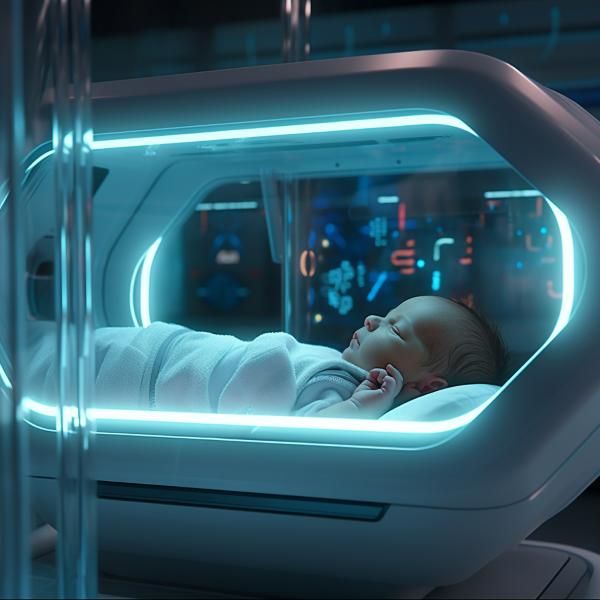
#> input picture video/assets/kuvoz.jpg, 600 x 600 px
$ python prep.py
#> lines starting #> are read from the running program, lines starting #| are printed output that depends on the picture
"""Fotoğrafları hazırlar: büyütme + 2.5D paralaks için elle tasarlanmış derinlik haritaları."""
import numpy as np
from PIL import Image, ImageFilter, ImageEnhance

def up(src, dst, size):
    im = Image.open(src).convert("RGB").resize((size, size), Image.LANCZOS)
    im = im.filter(ImageFilter.UnsharpMask(radius=2, percent=60, threshold=2))
    im.save(dst, quality=95)

def grid(n):
    y, x = np.mgrid[0:n, 0:n] / (n - 1.0)
    return x, y

def save_depth(d, path, blur):
    d = np.clip(d, 0, 1)
    Image.fromarray((d * 255).astype(np.uint8)).filter(ImageFilter.GaussianBlur(blur)).save(path)

N = 512
up("assets/kuvoz.jpg", "assets/kuvoz_hd.jpg", 1600)
up("assets/sehir_gece.jpg", "assets/sehir_gece_hd.jpg", 2048)
#> call 2 of up, with src = 'assets/sehir_gece.jpg', dst = 'assets/sehir_gece_hd.jpg', size = 2048
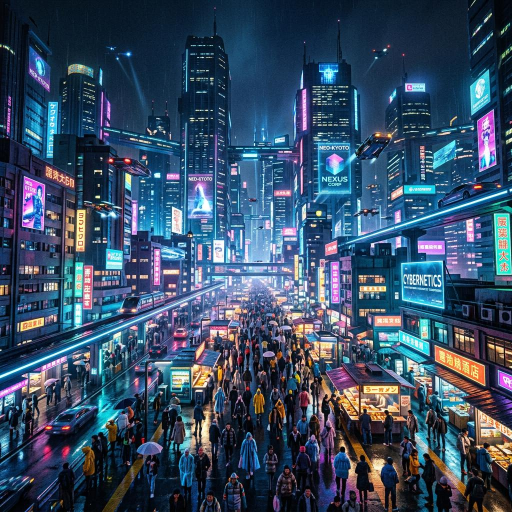
#> input picture video/assets/sehir_gece.jpg, 1024 x 1024 px (shown at 1/2 size)
#> in up (call 2), `im = Image.open(src).convert("RGB").resize((size, size), Image.LANCZOS)`:
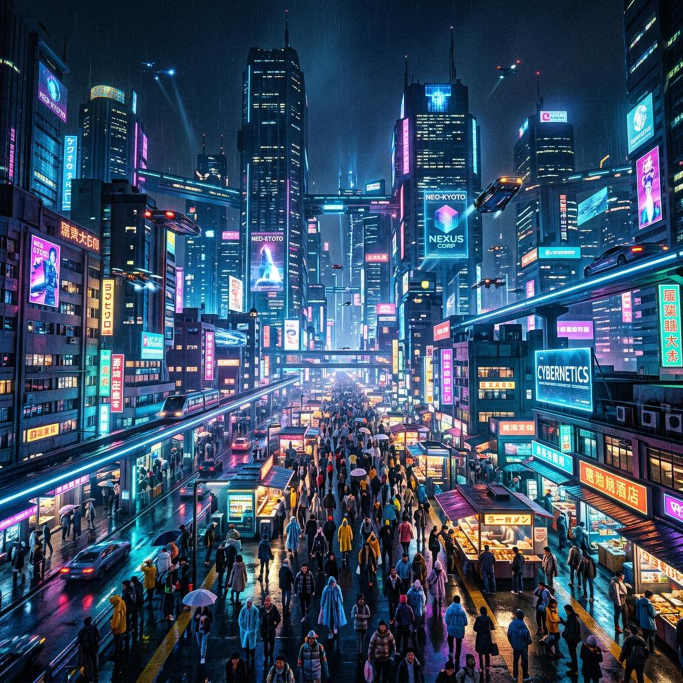
#> im: PIL image 2048x2048 RGB (shown at 1/3 size); mean R, G, B 55.3, 76.1, 100
up("assets/sehir_gunbatimi.jpg", "assets/sehir_gunbatimi_hd.jpg", 2048)
#> call 3 of up, with src = 'assets/sehir_gunbatimi.jpg', dst = 'assets/sehir_gunbatimi_hd.jpg', size = 2048
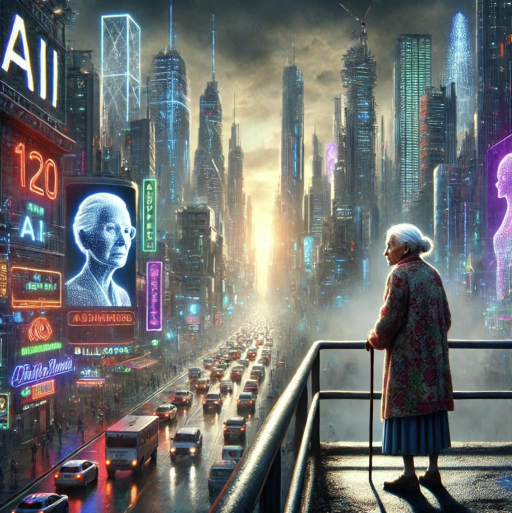
#> input picture video/assets/sehir_gunbatimi.jpg, 1024 x 1026 px (shown at 1/2 size)
#> in up (call 3), `im = Image.open(src).convert("RGB").resize((size, size), Image.LANCZOS)`:
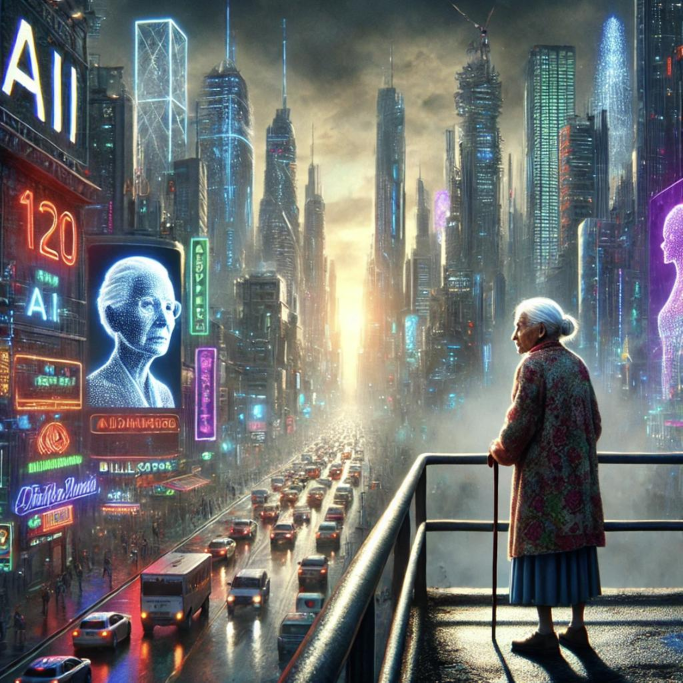
#> im: PIL image 2048x2048 RGB (shown at 1/3 size); mean R, G, B 109.1, 111.2, 111.1

# Küvöz: bebek/kapsül öne, arka plan geride, sol cam kolon en önde
x, y = grid(N)
d = 0.25 + 0.55 * np.exp(-(((x - 0.6) ** 2) / 0.09 + ((y - 0.62) ** 2) / 0.05))
d = np.maximum(d, 0.35 + 0.35 * np.clip((y - 0.45) * 2, 0, 1))      # kapsül gövdesi
d = np.maximum(d, 0.95 * (x < 0.1))                                  # ön cam kolon
save_depth(d, "assets/kuvoz_depth.png", 18)
#> in save_depth, `Image.fromarray((d * 255).astype(np.uint8)).filter(ImageFilter.Gaussia..`:
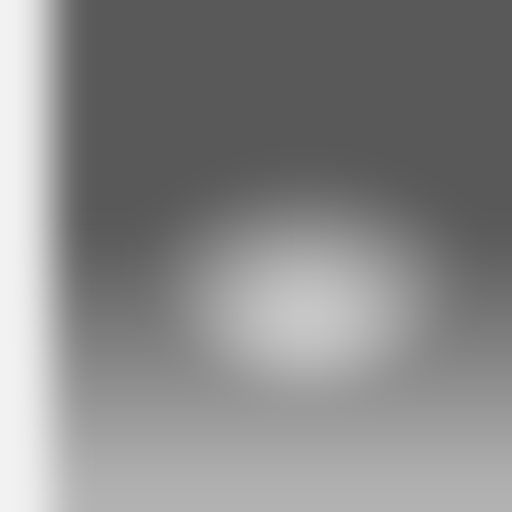
#> saved as kuvoz_depth.png: PIL image 512x512 L; min 89, max 242, mean 136.6

# Gece şehir: kaçış noktası (0.5, 0.42) uzak; kenarlar/kalabalık yakın
x, y = grid(N)
dx = np.abs(x - 0.5) * 1.25
dy = np.clip((y - 0.42) * 1.7, 0, None)
d = np.clip(0.05 + np.maximum(dx, dy) * 1.15, 0, 1)
d = np.where(y < 0.12, d * 0.6, d)                                   # gökyüzü uzak
save_depth(d, "assets/sehir_gece_depth.png", 14)
#> call 2 of save_depth, with path = 'assets/sehir_gece_depth.png', blur = 14
#> in save_depth (call 2), `Image.fromarray((d * 255).astype(np.uint8)).filter(ImageFilter.Gaussia..`:
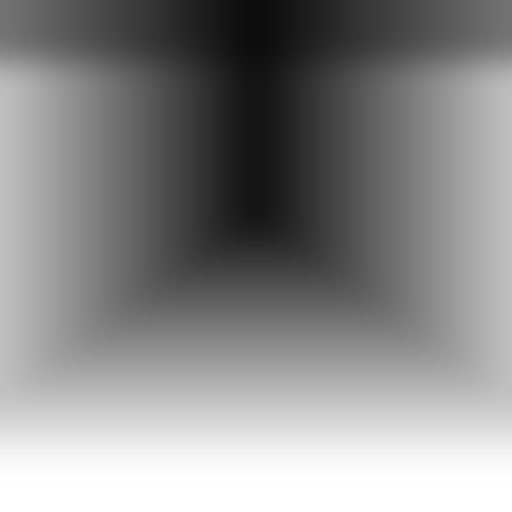
#> saved as sehir_gece_depth.png: PIL image 512x512 L; min 12, max 255, mean 138.8

# Gün batımı: kaçış noktası (0.53, 0.46); kadın + korkuluk çok yakın
x, y = grid(N)
dx = np.abs(x - 0.53) * 1.3
dy = np.clip((y - 0.46) * 1.6, 0, None)
d = np.clip(0.05 + np.maximum(dx, dy) * 1.0, 0, 0.8)
woman = np.exp(-(((x - 0.81) ** 2) / 0.012 + ((y - 0.66) ** 2) / 0.06))
rail = (y > 0.65) & (x > 0.42) & (y > 1.1 - 0.75 * (x - 0.42) - 0.3)
d = np.maximum(d, np.clip(woman * 1.3, 0, 1))
d = np.maximum(d, 0.85 * rail)
save_depth(d, "assets/sehir_gunbatimi_depth.png", 12)
#> call 3 of save_depth, with path = 'assets/sehir_gunbatimi_depth.png', blur = 12
#> in save_depth (call 3), `Image.fromarray((d * 255).astype(np.uint8)).filter(ImageFilter.Gaussia..`:
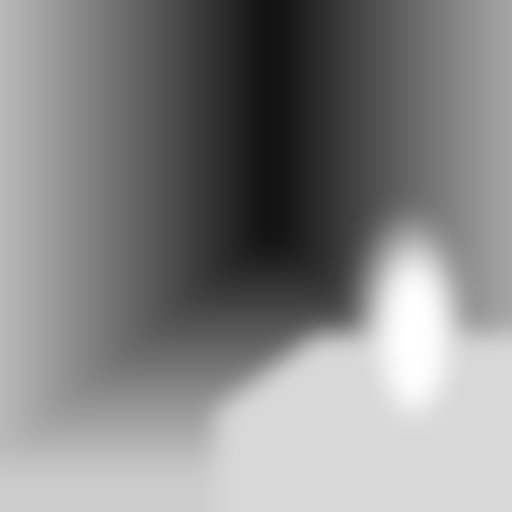
#> saved as sehir_gunbatimi_depth.png: PIL image 512x512 L; min 18, max 255, mean 134.5
print("ok")
